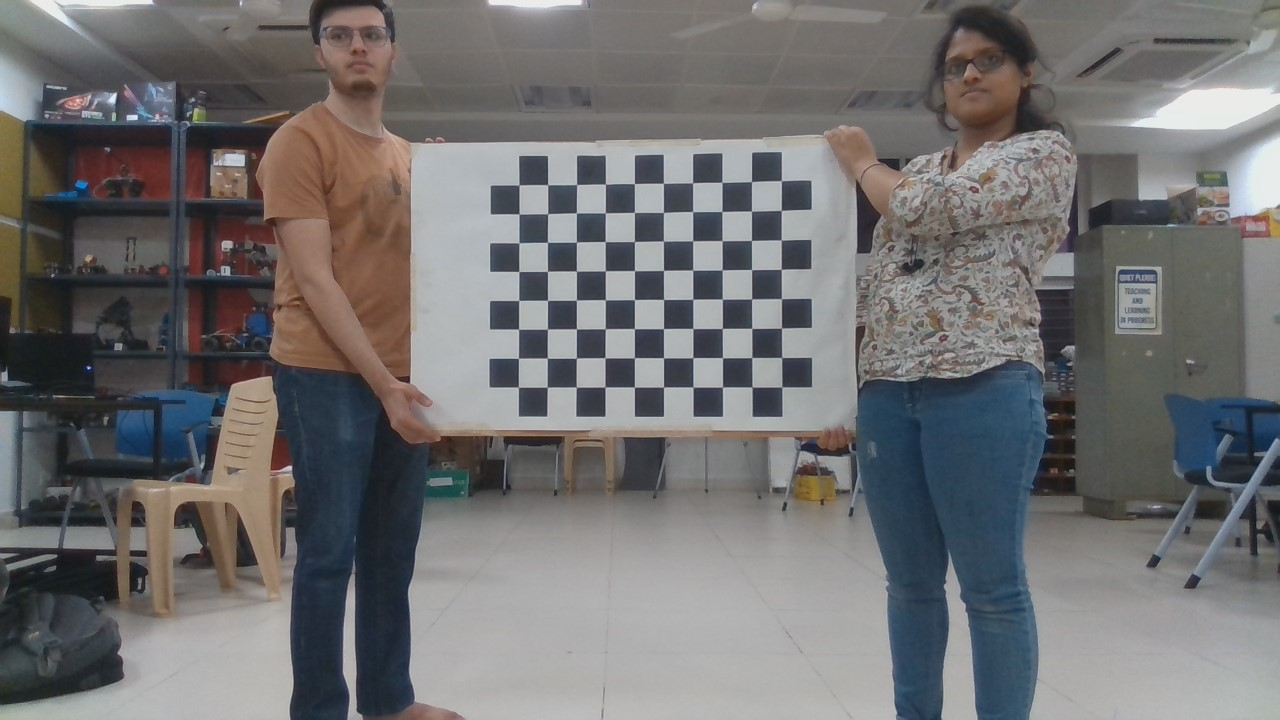
#> input picture camera_calibration/Camera_Roll/WIN_20220415_20_03_14_Pro.jpg, 1280 x 720 px; its folder holds only this picture in this run
$ python calib_final.py
#> lines starting #> are read from the running program, lines starting #| are printed output that depends on the picture; after the words box and inside, x2 and y2 are one past the last pixel; in counts of white or black regions, pixels touching at a corner belong together; long printed decimals are rounded
import numpy as np
import cv2 as cv
import glob
x = 8
y = 10

# termination criteria
criteria = (cv.TERM_CRITERIA_EPS + cv.TERM_CRITERIA_MAX_ITER, 30, 0.001)

# prepare object points, like (0,0,0), (1,0,0), (2,0,0) ....,(6,5,0)
objp = np.zeros((x*y,3), np.float32)
objp[:,:2] = np.mgrid[0:x,0:y].T.reshape(-1,2)

# Arrays to store object points and image points from all the images.
objpoints = [] # 3d point in real world space
imgpoints = [] # 2d points in image plane.

i = 0

# Stores all the images in the folder
images = glob.glob('/home/yagnesh/Desktop/FYP/camera_calibration/Camera_Roll/*.jpg')

###################################################################
# Block to find the calibration matrix and distortion coefficients
###################################################################

# Iterates through all the images in the folder and finds the corners of the chessboard
for fname in images:

    # Reads the image and converts it to grayscale
    img = cv.imread(fname)
#> img is the input picture: shape (720, 1280, 3); mean B, G, R 111.9, 111.5, 112.5
    gray = cv.cvtColor(img, cv.COLOR_BGR2GRAY)
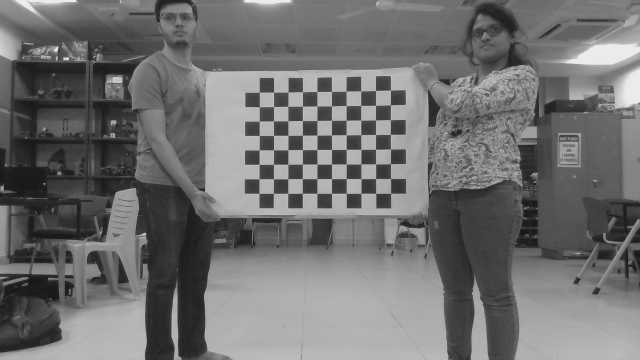
#> gray: shape (720, 1280) (shown at 1/2 size); min 19, max 243, mean 111.8

    # Find the chess board corners
    ret, corners = cv.findChessboardCorners(gray, (x,y), None)
#> ret = True; corners = 80 rows, first 8: [781.3, 180.8], [781.1, 210.5], [781.1, 240], [781.3, 269.3], [781.4, 298.7], [781.4, 328], [781.6, 357.5], [781.9, 387]

    i += 1

    # If found, add object points, image points (after refining them)
    if ret == True:

        objpoints.append(objp)

        # Refines the corners
        corners2 = cv.cornerSubPix(gray,corners, (11,11), (-1,-1), criteria)
#> corners2 = 80 rows, first 8: [781.4, 180.7], [781.3, 210.4], [781.3, 240.1], [781.3, 269.3], [781.5, 298.7], [781.5, 328], [781.7, 357.5], [781.8, 387]

        # Stores the refined corners
        imgpoints.append(corners)

        # Draw and display the corners
        cv.drawChessboardCorners(img, (x,y), corners2, ret)
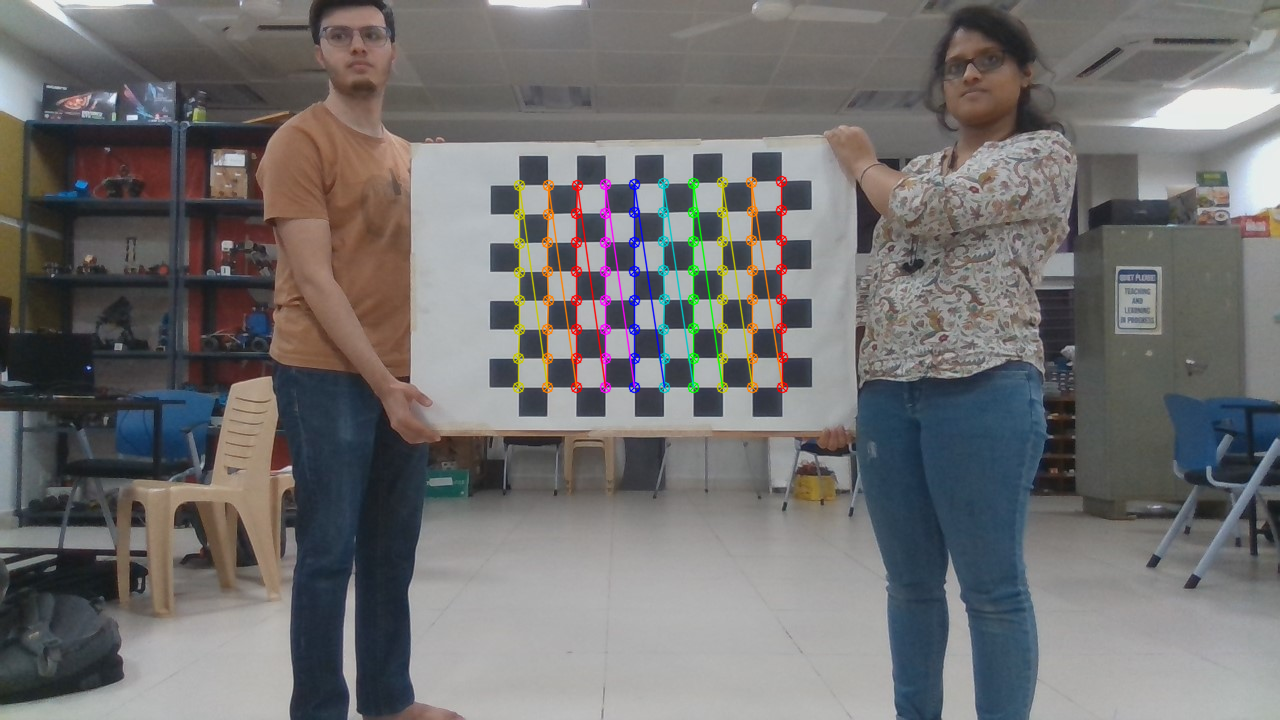
#> img: shape (720, 1280, 3); 1.91% of pixels changed, all inside (x1, y1, x2, y2) = (512, 175, 789, 394)

        # Displays the image with the corners
        # cv.imshow('img', img)
        # cv.imwrite("results/image_"+str(i)+".jpg", img)
        # cv.waitKey(500)


# Finds the camera matrix and distortion coefficients using the object and image points
ret, mtx, dist, rvecs, tvecs = cv.calibrateCamera(objpoints, imgpoints, gray.shape[::-1], None, None)
#> ret = 0.133; mtx = [[1368, 0, 633.5], [0, 1363, 343.2], [0, 0, 1]]; dist = [[0.474, -44.92, 0.00181, -0.00396, 1449.9]]; rvecs = ([0.046, 0.108, 1.57],); tvecs = ([5.01, -5.51, 46.48],)

# Prints the camera matrix and distortion coefficients
print(mtx)
#| [[1.36803775e+03 0.00000000e+00 6.33472018e+02]
#|  [0.00000000e+00 1.36296458e+03 3.43232653e+02]
#|  [0.00000000e+00 0.00000000e+00 1.00000000e+00]]

#################################################
# Block to find the mean error of the calibration
#################################################
mean_error = 0
for i in range(len(objpoints)):
    # Finds the projection of the 3D points on the image plane using the camera matrix and distortion coefficients
    imgpoints2, _ = cv.projectPoints(objpoints[i], rvecs[i], tvecs[i], mtx, dist)

    # Finds the error between the projected points and the actual points in the image plane
    error = cv.norm(imgpoints[i], imgpoints2, cv.NORM_L2)/len(imgpoints2)

    # Accumulates the mean error for each object point
    mean_error += error
#> this loop made 1 pass
#> (error, mean_error) on pass 1: (0.0149, 0.0149)
#> after the loop, mean_error = 0.0149


print( "total error: {}".format(mean_error/len(objpoints)) )
#| total error: 0.01488

cv.destroyAllWindows()

$ run again, on camera_calibration/Camera_Roll/WIN_20220415_20_04_01_Pro.jpg
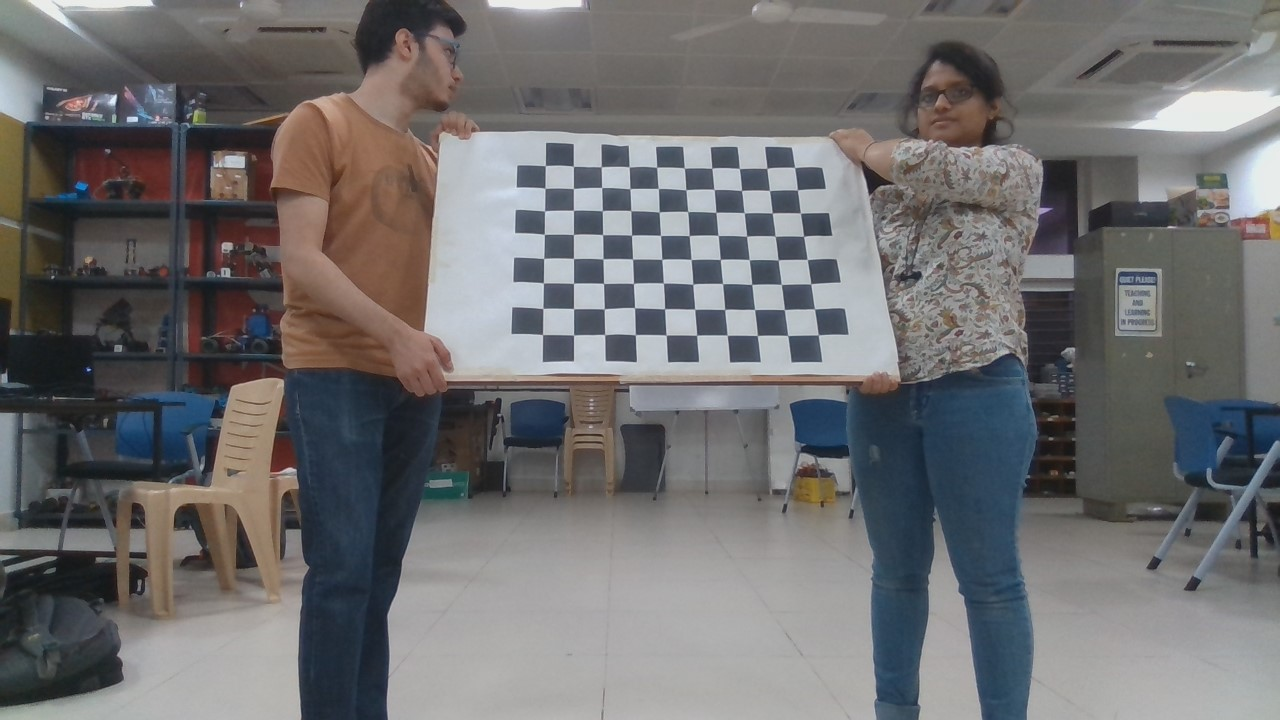
#> input picture camera_calibration/Camera_Roll/WIN_20220415_20_04_01_Pro.jpg, 1280 x 720 px
#> img is the input picture: shape (720, 1280, 3); mean B, G, R 110.9, 110, 111
#> `gray = cv.cvtColor(img, cv.COLOR_BGR2GRAY)`:
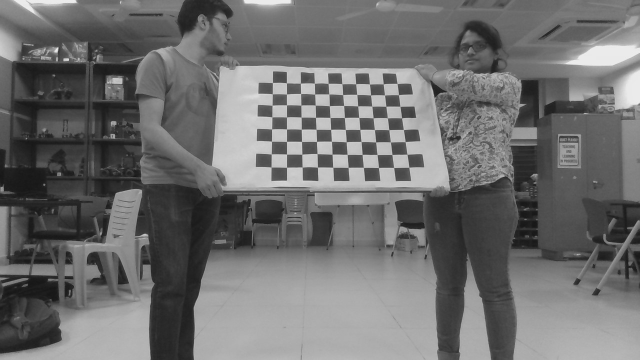
#> gray: shape (720, 1280) (shown at 1/2 size); min 17, max 243, mean 110.4
#> `ret, corners = cv.findChessboardCorners(gray, (x,y), None)`: ret = True; corners = 80 rows, first 8: [542.5, 334.6], [542.8, 308.5], [543.3, 283], [543.6, 258.5], [544.3, 234.3], [544.6, 211.1], [545, 188.3], [545.4, 165.6]
#> corners2 = 80 rows, first 8: [542.6, 334.5], [542.8, 308.4], [543.4, 282.8], [543.6, 258.4], [544.3, 234.3], [544.5, 210.8], [545, 188.2], [545.3, 165.6]
#> `cv.drawChessboardCorners(img, (x,y), corners2, ret)`:
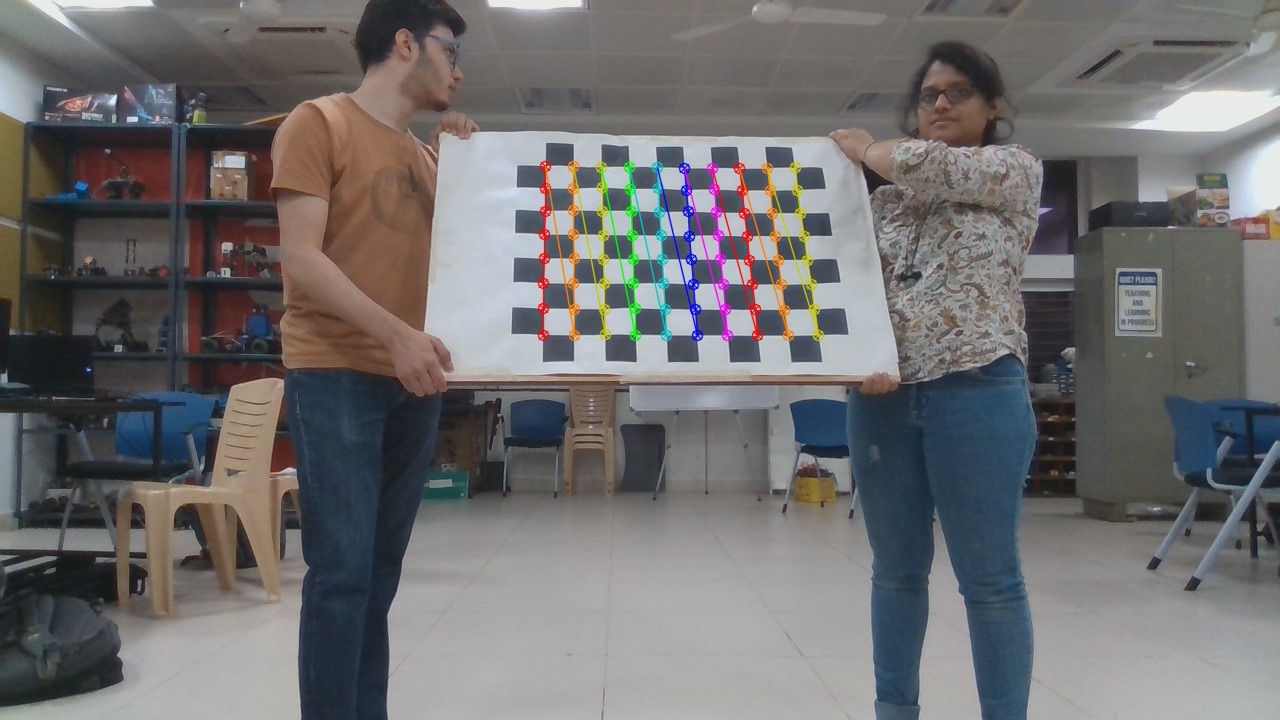
#> img: shape (720, 1280, 3); 1.7% of pixels changed, all inside (x1, y1, x2, y2) = (537, 160, 825, 342)
#> `ret, mtx, dist, rvecs, tvecs = cv.calibrateCamera(objpoints, imgpoints..`: ret = 0.371; mtx = [[1210.9, 0, 654.7], [0, 1318.4, 296.6], [0, 0, 1]]; dist = [[2.22, -241.5, -0.0109, -0.000714, 7665.6]]; rvecs = ([-0.48, -0.592, -1.52],); tvecs = ([-3.62, 1.13, 39.28],)
#| [[1.21091994e+03 0.00000000e+00 6.54677738e+02]
#|  [0.00000000e+00 1.31836345e+03 2.96628829e+02]
#|  [0.00000000e+00 0.00000000e+00 1.00000000e+00]]
#> the loop `for i in range(len(objpoints)):` made 1 pass
#> (error, mean_error) on pass 1: (0.0415, 0.0415)
#> after the loop `for i in range(len(objpoints)):`: mean_error = 0.0415
#| total error: 0.04153

$ run again, on camera_calibration/Camera_Roll/WIN_20220415_20_04_18_Pro.jpg
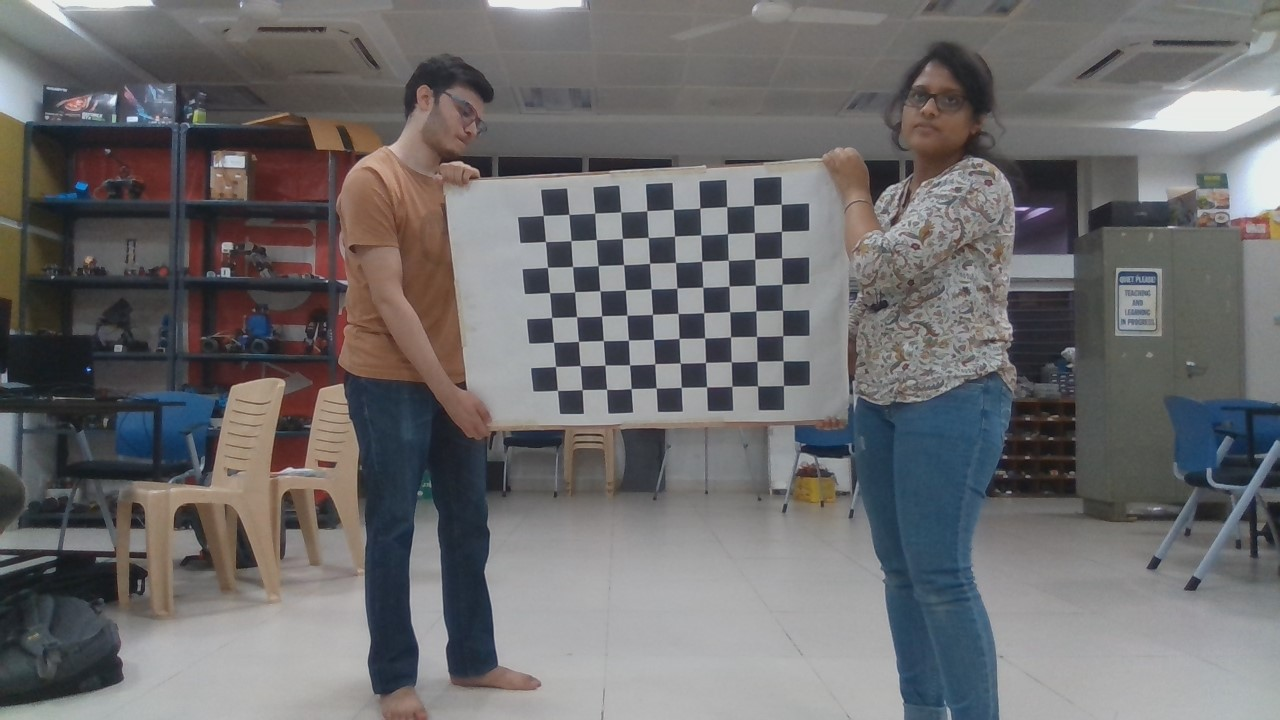
#> input picture camera_calibration/Camera_Roll/WIN_20220415_20_04_18_Pro.jpg, 1280 x 720 px
#> img is the input picture: shape (720, 1280, 3); mean B, G, R 108.7, 107.7, 109
#> `gray = cv.cvtColor(img, cv.COLOR_BGR2GRAY)`:
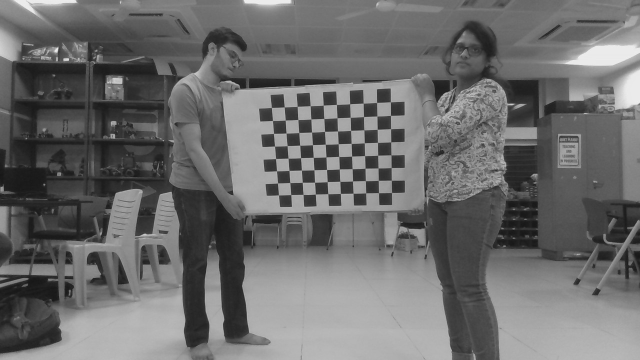
#> gray: shape (720, 1280) (shown at 1/2 size); min 19, max 244, mean 108.2
#> `ret, corners = cv.findChessboardCorners(gray, (x,y), None)`: ret = True; corners = 80 rows, first 8: [781.3, 204.2], [781.6, 231.3], [781.6, 258], [781.9, 284.3], [782.5, 310.4], [782.7, 335.6], [783.3, 360.8], [783.5, 385.5]
#> corners2 = 80 rows, first 8: [781.3, 204.2], [781.4, 231.2], [781.7, 257.9], [782, 284.2], [782.5, 310.3], [782.7, 335.6], [783.2, 360.8], [783.5, 385.5]
#> `cv.drawChessboardCorners(img, (x,y), corners2, ret)`:
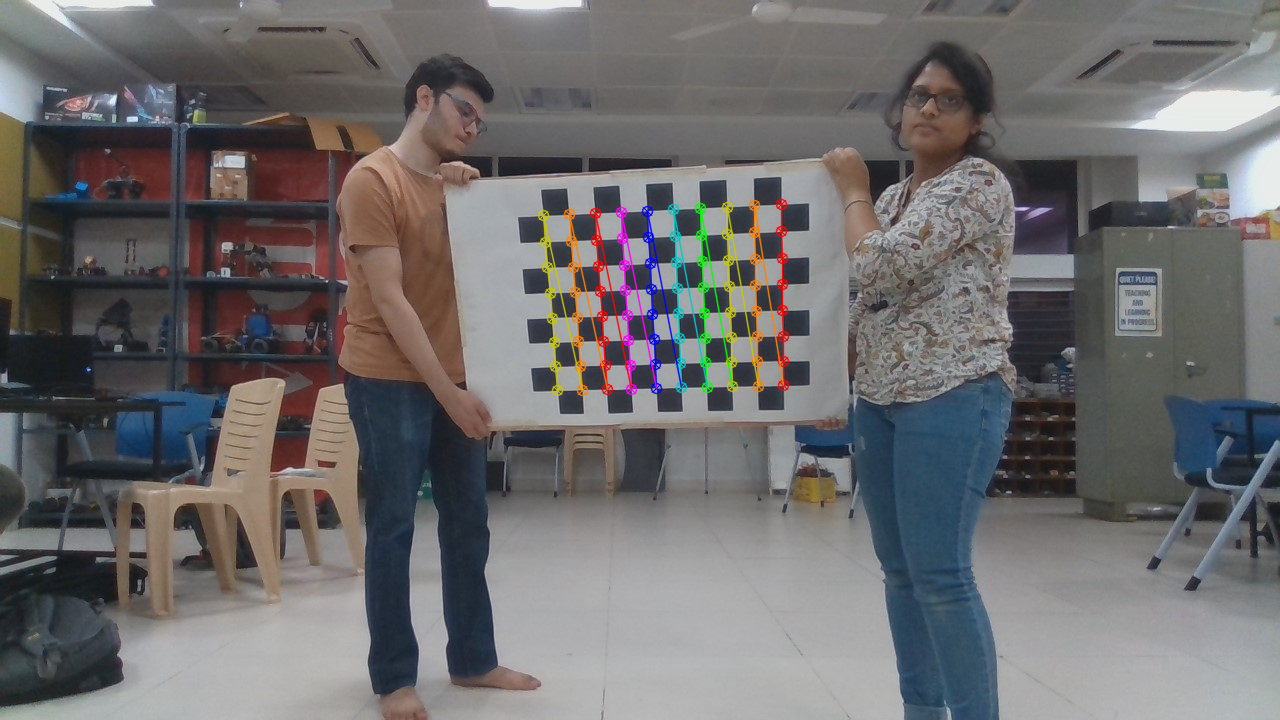
#> img: shape (720, 1280, 3); 1.74% of pixels changed, all inside (x1, y1, x2, y2) = (537, 198, 790, 397)
#> `ret, mtx, dist, rvecs, tvecs = cv.calibrateCamera(objpoints, imgpoints..`: ret = 0.152; mtx = [[1022.5, 0, 628.6], [0, 1016, 428.8], [0, 0, 1]]; dist = [[0.017, 1.38, 0.0102, 0.000125, -6.8]]; rvecs = ([0.344, -0.132, 1.52],); tvecs = ([5.64, -8.39, 37.85],)
#| [[1.02250020e+03 0.00000000e+00 6.28559950e+02]
#|  [0.00000000e+00 1.01599890e+03 4.28792033e+02]
#|  [0.00000000e+00 0.00000000e+00 1.00000000e+00]]
#> the loop `for i in range(len(objpoints)):` made 1 pass
#> (error, mean_error) on pass 1: (0.017, 0.017)
#> after the loop `for i in range(len(objpoints)):`: mean_error = 0.017
#| total error: 0.01703
